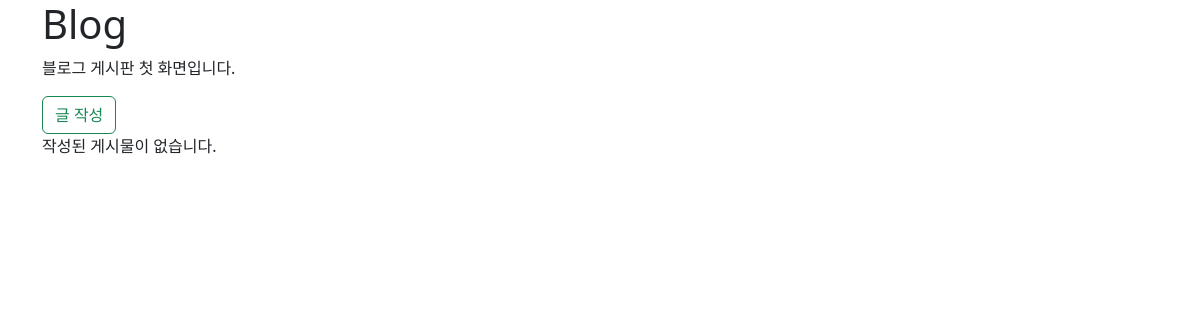
/blog/, run on an earlier commit of the app's database.
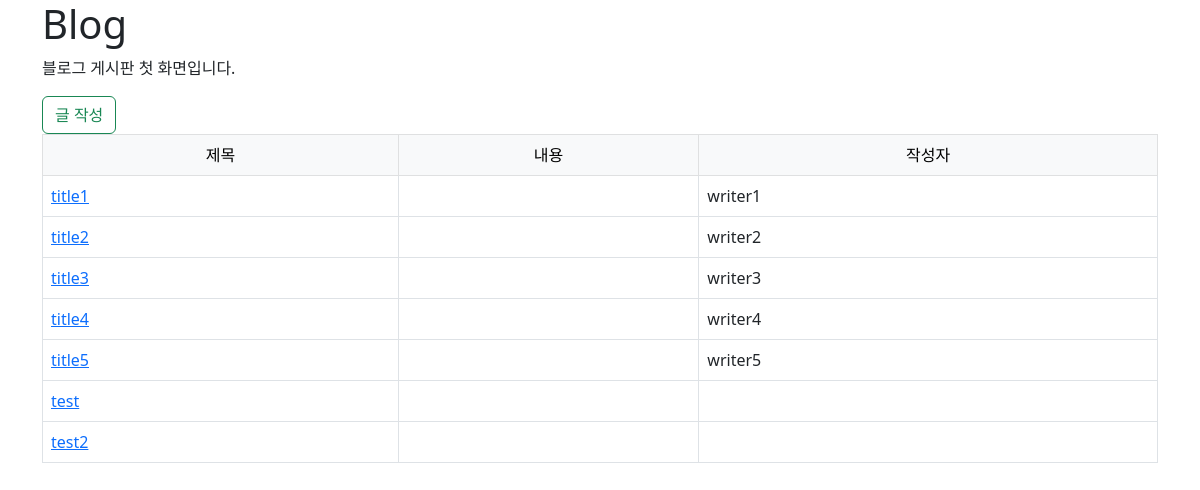
And on a later commit of the database.
### blog/models.py (models this page shows)
class Post(models.Model):
    title = models.CharField(max_length=30)
    content = models.TextField()
    writer = models.CharField(max_length=10)
    created_at = models.DateTimeField(auto_now_add=True)
    updated_at = models.DateTimeField(auto_now=True)

### blog/views.py (the view)
# urls.py: path("", views.List.as_view(), name='list'),
class List(ListView):
    model = Post # 어떤 models의 테이블 사용할지 설정
    template_name = 'blog/post_list.html' # 템플릿 지정
    context_object_name = 'posts' # 템플릿으로 넘어갈때 변수이름

### blog/templates/blog/post_list.html (shortened to what this page needs)
{% extends 'blog/base.html' %}
{% block content %}
<p>블로그 게시판 첫 화면입니다.</p>
<a href="{% url 'blog:write' %}" class="btn btn-outline-success">글 작성</a>
{% if posts %}
<table class="table table-bordered">
    <thead class="table-light">
        <tr align="center">
            <td>제목</td>
            <td>내용</td>
            <td>작성자</td>
        </tr>
    </thead>
    <tbody>
        {% for post in posts %}
        <tr>
            <td><a href="{% url 'blog:detail' pk=post.pk %}">{{ post.title }}</a></td>
            <td></td>
            <td>{{ post.writer }}</td>
        </tr>
        {% endfor %}
    </tbody>
</table>
{% else %}
<p>작성된 게시물이 없습니다.</p>
{% endif %}
{% endblock %}

### blog/templates/blog/base.html (shortened to what this page needs)
<!DOCTYPE html>
<html lang="ko-KR">
  <head>
    <link href="https://cdn.jsdelivr.net/npm/bootstrap@5.2.3/dist/css/bootstrap.min.css" rel="stylesheet">
  </head>
  <body>
    <div class="container">
      <h1>Blog</h1>
      {% block content %}
      {% endblock %}
    </div>
  </body>
</html>

What changed in the data, as far as the page shows it:
added Post: title "title1", writer "writer1"
added Post: title "title2", writer "writer2"
added Post: title "title3", writer "writer3"
added Post: title "title4", writer "writer4"
added Post: title "title5", writer "writer5"
added Post: title "test"
added Post: title "test2"
Also different on the page:
text no longer shown: "작성된 게시물이 없습니다."
text now shown: "제목 내용 작성자"
